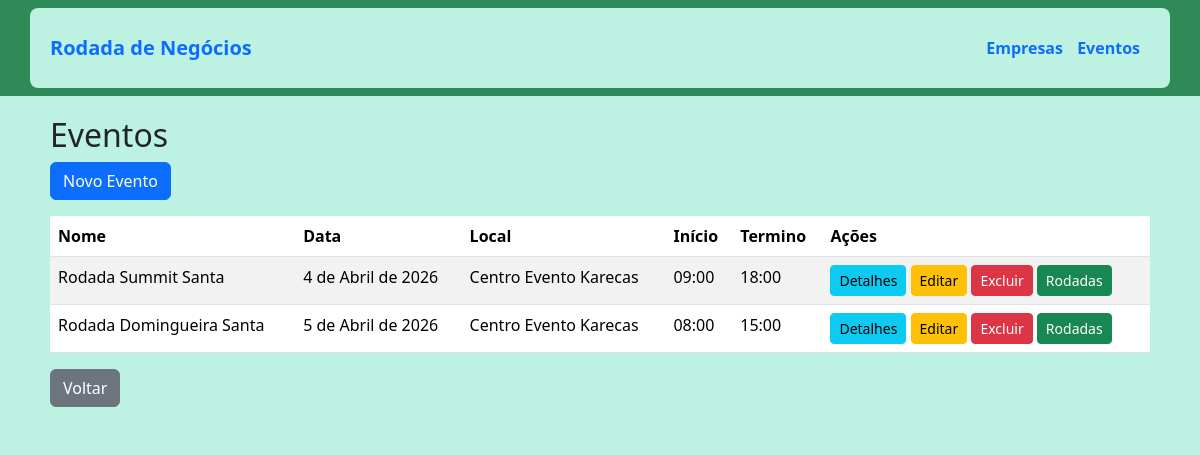
The page /eventos/ (signed in) on the database its author committed.
### core/models.py (models this page shows, shortened)
class Evento(models.Model):
    nome = models.CharField(max_length=255)
    data = models.DateField(default=timezone.now)
    local = models.CharField(max_length=255)
    descricao = models.TextField(blank=True)
    inicio_ev = models.TimeField(default=time(8, 0))
    termino_ev = models.TimeField(default=time(18, 0))

### core/views.py (the view)
# urls.py: path('eventos/', views.EventoListView.as_view(), name='evento_list'),
class EventoListView(ListView):
    model = Evento
    template_name = 'core/evento_list.html'
    context_object_name = 'eventos'

### core/templates/core/evento_list.html
{% extends 'core/base.html' %}
{% load static %}
{% block content %}
<h2>Eventos</h2>
<a href="{% url 'core:evento_create' %}" class="btn btn-primary mb-3">Novo Evento</a>
<table class="table table-striped">
    <thead>
        <tr>
            <th>Nome</th>
            <th>Data</th>
            <th>Local</th>
            <th>Início</th>
            <th>Termino</th>
            <th>Ações</th>
        </tr>
    </thead>
    <tbody>
        {% for evento in eventos %}
        <tr>
            <td>{{ evento.nome }}</td>
            <td>{{ evento.data }}</td>
            <td>{{ evento.local }}</td>
            <td>{{ evento.inicio_ev }}</td>
            <td>{{ evento.termino_ev }}</td>
            <td>
                <a href="{% url 'core:evento_detail' evento.id %}" class="btn btn-sm btn-info">
                    Detalhes</a>
                <a href="{% url 'core:evento_update' evento.id %}" class="btn btn-sm btn-warning">
                    Editar</a>
                <a href="{% url 'core:evento_delete' evento.id %}" class="btn btn-sm btn-danger">
                    Excluir</a>
                <a href="{% url 'core:rodadas_list' evento.id %}" class="btn btn-sm btn-success">
                    Rodadas</a>
            </td>
        </tr>
        {% endfor %}
    </tbody>
</table>
<a href="{% url 'home' %}" class="btn btn-secondary">Voltar</a>
{% endblock %}

### core/static/core/css/style.css (style rules this page uses)
body { background-color: #bdf1e2; }

### rows shown on the page
Evento: nome "Rodada Summit Santa", data "4 de Abril de 2026", local "Centro Evento Karecas", inicio_ev "09:00", termino_ev "18:00"
Evento: nome "Rodada Domingueira Santa", data "5 de Abril de 2026", local "Centro Evento Karecas", inicio_ev "08:00", termino_ev "15:00"
